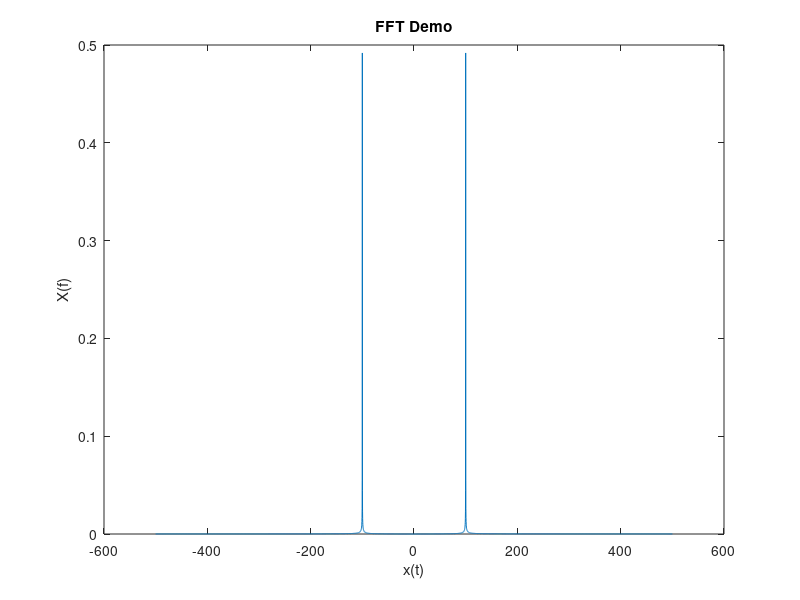

The MATLAB script that drew this image:
T = 5
deltaT = 0.001
t = 0:deltaT:T
fs = 1 / deltaT
N = T / deltaT


x = sin(2*pi*100*t) % signal x(t)
y = fft(x) % y(t) = F{x(t)}
y = fftshift(y)
plot(-fs/2:fs/N:fs/2,abs(y)/N)
title("FFT Demo")
ylabel("X(f)")
xlabel("x(t)")